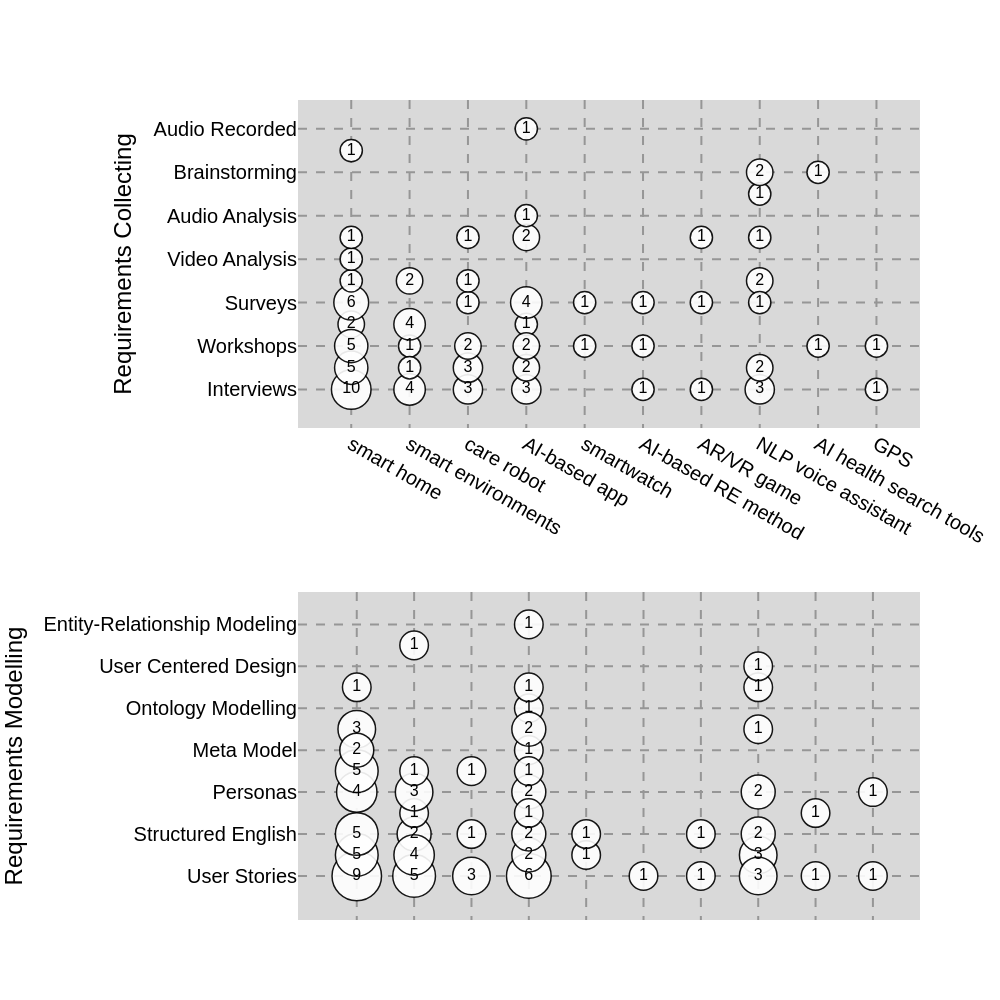

Write notebook code for a chart like this one.
### Code cell
#43a2ca, #0868ac

import plotly.express as px 
from plotly.subplots import make_subplots
  
fig_13 = px.scatter(df_RE4D_1, x='13_AI _solutions', y='19', 
                 size='dotsize', text='count',size_max=28, 
                 hover_data=['count']# Outline color and width
#                     ,  color='color'
                   ) 
fig_13.update_traces(textfont=dict(size=16), marker=dict(color='white', line=dict(color='black', width=1.5),opacity=0.9)) 
fig_13.update_yaxes(showticklabels=False)
strings = df_RE4D_1['13_AI _solutions'].unique().tolist()
x_pos = 0.5  # X position for the annotations (centered)
y_start = 1  # Starting Y position
y_step = -0.2  # Step for each string (spacing between lines)

for i, string in enumerate(strings):
    fig.add_annotation(
        x=x_pos,
        y=y_start + i * y_step,
        text=string,
        showarrow=False,
        xanchor="center",
        yanchor="top",
        font=dict(size=12),
        xref="x2",  # Reference to the x-axis of the middle subplot
        yref="y2"   # Reference to the y-axis of the middle subplot
    )

fig_14 = px.scatter(df_RE4D_2, x='13_AI _solutions', y='20', 
                 size='dotsize', text='count',size_max=35,
                 hover_data=['count']) 
fig_14.update_traces(textfont=dict(size=16), marker=dict(color='white', line=dict(color='black', width=1.5),opacity=0.9)) 
fig_14.update_yaxes(showticklabels=False)
# Get the category order from fig_13
category_order = fig_13.layout.yaxis.categoryorder

# Update the y-axis of fig_14 with the same category order
fig_14.update_yaxes(categoryorder=category_order)
for trace in fig_14.data:
    fig_13.add_trace(trace)

# Show the combined figure
# fig_13.show()
fig = make_subplots(rows=2, cols=1, vertical_spacing=0.2, row_heights=[0.5, 0.5])

# Add each figure to a subplot
fig.add_trace(fig_13.data[0], row=1, col=1)
fig.add_trace(fig_14.data[0], row=2, col=1)
fig.update_xaxes(title_text='', row=1, col=1, gridcolor=gridColor,gridwidth=2, griddash="dash")
fig.update_yaxes(title_text='Requirements Collecting', row=1, col=1, gridcolor=gridColor,gridwidth=2, griddash="dash")
fig.update_xaxes(title_text='', row=2, col=1, tickangle=90, gridcolor=gridColor,gridwidth=2, griddash="dash")
fig.update_yaxes(title_text='Requirements Modelling', row=2, col=1, gridcolor=gridColor,gridwidth=2, griddash="dash")

# Hide the axes for the middle subplot
fig.update_xaxes(showticklabels=False, row=2, col=1)
# fig.update_yaxes(showticklabels=False, row=1, col=2),title_text="Data Capture Vs AI Usage Vs AI Solutions",
fig.update_layout(width=1000, height=1000, showlegend=False, 

                    paper_bgcolor='white',
                    plot_bgcolor=bgColor,
                  font=dict(family="Arial, sans-serif",size=20,color="black")
#                  plot_bgcolor='#f0f9e8',  # Background color of the plotting area
#                     paper_bgcolor='white'
                 )
fig.show()

### Figure 1 — Plotly figure (JSON) as saved in the notebook; plotly's stock layout.template omitted (floating-point values rounded to 4 significant figures)
{"data": [{"customdata": [[10], [5], [4], [1], [2], [3], [3], [1], [6], [1], [1], [1], [4], [4], [1], [1], [1], [5], [1], [3], [2], [1], [1], [1], [1], [1], [3], [2], [2], [1], [1], [1], [1], [2], [1], [1], [2], [1], [2], [1], [2], [1], [2], [1], [1], [1], [1]], "hovertemplate": "13_AI _solutions=%{x}<br>19=%{y}<br>dotsize=%{marker.size}<br>count=%{customdata[0]}<extra></extra>", "legendgroup": "", "marker": {"color": "white", "line": {"color": "black", "width": 1.5}, "opacity": 0.9, "size": [14.27, 10.09, 9.027, 4.514, 6.383, 7.818, 7.818, 4.514, 11.06, 4.514, 4.514, 4.514, 9.027, 9.027, 4.514, 4.514, 4.514, 10.09, 4.514, 7.818, 6.383, 4.514, 4.514, 4.514, 4.514, 4.514, 7.818, 6.383, 6.383, 4.514, 4.514, 4.514, 4.514, 6.383, 4.514, 4.514, 6.383, 4.514, 6.383, 4.514, 6.383, 4.514, 6.383, 4.514, 4.514, 4.514, 4.514], "sizemode": "area", "sizeref": 0.01821, "symbol": "circle"}, "mode": "markers+text", "name": "", "orientation": "v", "showlegend": false, "text": [10, 5, 4, 1, 2, 3, 3, 1, 6, 1, 1, 1, 4, 4, 1, 1, 1, 5, 1, 3, 2, 1, 1, 1, 1, 1, 3, 2, 2, 1, 1, 1, 1, 2, 1, 1, 2, 1, 2, 1, 2, 1, 2, 1, 1, 1, 1], "textfont": {"size": 16}, "type": "scatter", "x": ["smart home", "smart home", "smart environments", "smart environments", "smart home", "care robot", "care robot", "AI-based app", "smart home", "smart home", "smartwatch", "smartwatch", "AI-based app", "smart environments", "AI-based RE method", "AI-based RE method", "AI-based RE method", "smart home", "smart home", "AI-based app", "AI-based app", "AI-based app", "AR/VR game", "AR/VR game", "AR/VR game", "NLP voice assistant", "NLP voice assistant", "NLP voice assistant", "NLP voice assistant", "AI health search tools", "AI health search tools", "smart home", "smart home", "care robot", "care robot", "NLP voice assistant", "NLP voice assistant", "NLP voice assistant", "AI-based app", "AI-based app", "AI-based app", "smart environments", "smart environments", "care robot", "care robot", "GPS", "GPS"], "xaxis": "x", "y": ["Interviews", "Observations", "Interviews", "Workshops", "Unclear", "Interviews", "Observations", "Unclear", "Surveys", "Rapid Prototyping", "Surveys", "Workshops", "Surveys", "Unclear", "Interviews", "Workshops", "Surveys", "Workshops", "Video Analysis", "Interviews", "Document Analysis", "Audio Analysis", "Interviews", "Surveys", "Document Analysis", "Reusing Existing Requirements", "Interviews", "Observations", "Brainstorming", "Workshops", "Brainstorming", "Document Analysis", "Refinement Process", "Workshops", "Document Analysis", "Document Analysis", "Rapid Prototyping", "Surveys", "Observations", "Audio Recorded", "Workshops", "Observations", "Rapid Prototyping", "Surveys", "Rapid Prototyping", "Interviews", "Workshops"], "yaxis": "y"}, {"customdata": [[9], [5], [5], [2], [1], [4], [5], [3], [1], [1], [3], [5], [1], [1], [6], [4], [3], [1], [1], [1], [2], [1], [1], [1], [2], [3], [3], [1], [1], [1], [1], [1], [1], [1], [2], [1], [2], [2], [2], [1], [2], [1], [1], [1], [1]], "hovertemplate": "13_AI _solutions=%{x}<br>20=%{y}<br>dotsize=%{marker.size}<br>count=%{customdata[0]}<extra></extra>", "legendgroup": "", "marker": {"color": "white", "line": {"color": "black", "width": 1.5}, "opacity": 0.9, "size": [13.54, 10.09, 10.09, 6.383, 4.514, 9.027, 10.09, 7.818, 4.514, 4.514, 7.818, 10.09, 4.514, 4.514, 11.06, 9.027, 7.818, 4.514, 4.514, 4.514, 6.383, 4.514, 4.514, 4.514, 6.383, 7.818, 7.818, 4.514, 4.514, 4.514, 4.514, 4.514, 4.514, 4.514, 6.383, 4.514, 6.383, 6.383, 6.383, 4.514, 6.383, 4.514, 4.514, 4.514, 4.514], "sizemode": "area", "sizeref": 0.01105, "symbol": "circle"}, "mode": "markers+text", "name": "", "orientation": "v", "showlegend": false, "text": [9, 5, 5, 2, 1, 4, 5, 3, 1, 1, 3, 5, 1, 1, 6, 4, 3, 1, 1, 1, 2, 1, 1, 1, 2, 3, 3, 1, 1, 1, 1, 1, 1, 1, 2, 1, 2, 2, 2, 1, 2, 1, 1, 1, 1], "textfont": {"size": 16}, "type": "scatter", "x": ["smart home", "smart home", "smart environments", "smart environments", "smart environments", "smart home", "smart home", "care robot", "care robot", "AI-based app", "smart home", "smart home", "smartwatch", "smartwatch", "AI-based app", "smart environments", "smart environments", "smart environments", "AI-based RE method", "AI-based app", "smart home", "AR/VR game", "AR/VR game", "NLP voice assistant", "NLP voice assistant", "NLP voice assistant", "NLP voice assistant", "NLP voice assistant", "AI health search tools", "AI health search tools", "smart home", "smart environments", "AI-based app", "care robot", "NLP voice assistant", "NLP voice assistant", "AI-based app", "AI-based app", "AI-based app", "AI-based app", "AI-based app", "AI-based app", "AI-based app", "GPS", "GPS"], "xaxis": "x2", "y": ["User Stories", "Use Case Modeling", "User Stories", "Structured English", "Affinity Diagraming", "Personas", "Activity Diagram", "User Stories", "Structured English", "Meta Model", "Goal Model", "Structured English", "Use Case Modeling", "Structured English", "User Stories", "Use Case Modeling", "Personas", "Activity Diagram", "User Stories", "Ontology Modelling", "Meta Model", "Structured English", "User Stories", "Unclear", "Personas", "Use Case Modeling", "User Stories", "User Centered Design", "User Stories", "Affinity Diagraming", "Unclear", "Conceptual Model", "Unclear", "Activity Diagram", "Structured English", "Goal Model", "Personas", "Use Case Modeling", "Goal Model", "Entity-Relationship Modeling", "Structured English", "Activity Diagram", "Affinity Diagraming", "User Stories", "Personas"], "yaxis": "y2"}], "layout": {"font": {"color": "black", "family": "Arial, sans-serif", "size": 20}, "height": 1000, "paper_bgcolor": "white", "plot_bgcolor": "#d9d9d9", "showlegend": false, "width": 1000, "xaxis": {"anchor": "y", "domain": [0, 1], "gridcolor": "#969696", "griddash": "dash", "gridwidth": 2, "title": {"text": ""}}, "xaxis2": {"anchor": "y2", "domain": [0, 1], "gridcolor": "#969696", "griddash": "dash", "gridwidth": 2, "showticklabels": false, "tickangle": 90, "title": {"text": ""}}, "yaxis": {"anchor": "x", "domain": [0.6, 1], "gridcolor": "#969696", "griddash": "dash", "gridwidth": 2, "title": {"text": "Requirements Collecting"}}, "yaxis2": {"anchor": "x2", "domain": [0, 0.4], "gridcolor": "#969696", "griddash": "dash", "gridwidth": 2, "title": {"text": "Requirements Modelling"}}}}
